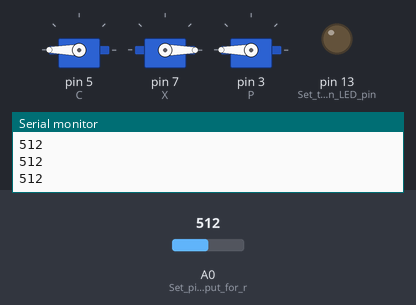
The sketch below on a simulated Arduino Uno, built with avr-gcc and run on an emulated ATmega328P. On the bench: 3 × servo, output pins drawn as LEDs (lit = HIGH), the last lines printed to the serial monitor. The inputs (shaded band) are chosen by the test bench; at power-on: A0 (Set_pin_A0_as_input_for_r) = 512.

Above: at 13.2 s.
13.3 s: A0 (Set_pin_A0_as_input_for_r) set to 314
14.8 s: A0 (Set_pin_A0_as_input_for_r) set to 286
At 16.2 s:
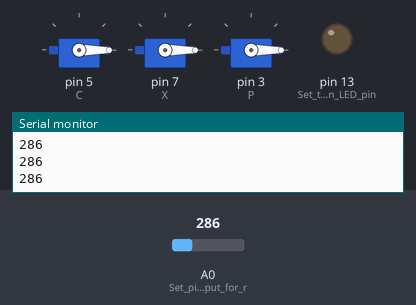
17.0 s: A0 (Set_pin_A0_as_input_for_r) set to 306
At 18.1 s:
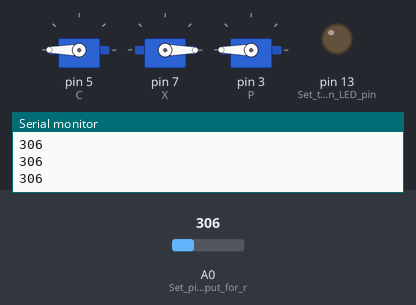
18.5 s: A0 (Set_pin_A0_as_input_for_r) set to 290
At 19.0 s:
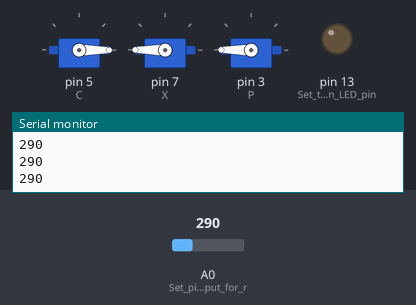
Timing chart, 0 to 21.6 s (numbered marks = the images above; inputs shaded):
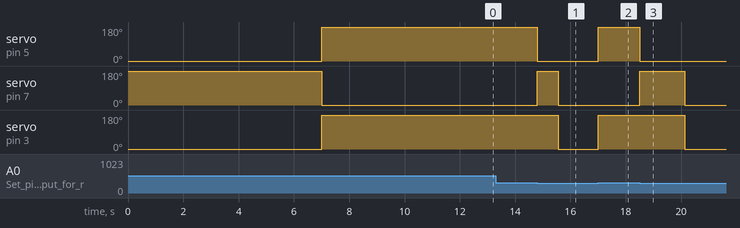

The sketch:

VVS_1.ino
```cpp
#include <Servo.h>  // Include the Servo library for controlling PWM electronic switches
Servo C, X, P;      // Define servo objects C, X, and P for controlling electronic valves and a vacuum pump

int air_delay = 0;  // Initialize an integer variable air_delay to 0 for controlling delay time
float timer = 0;    // Initialize a floating-point variable timer to 0 for timing purposes
float amount = 0;   // Initialize a floating-point variable amount to 0 for keeping track of the amount of action

void setup() {

  Serial.begin(115200);  // Start serial communication at a baud rate of 115200

  pinMode(LED_BUILTIN, OUTPUT);    // Set the built-in LED pin as an output for initialization
  digitalWrite(LED_BUILTIN, LOW);  // Turn off the built-in LED

  C.attach(5, 500, 2500);  // Attach servo C to pin 5 with pulse width limits
  C.write(0);              // Set servo C to position 0 (release air)

  X.attach(7, 500, 2500);  // Attach servo X to pin 7 with pulse width limits
  X.write(0);              // Set servo X to position 0 (exhaust air)

  P.attach(3, 500, 2500);  // Attach servo P to pin 3 with pulse width limits
  P.write(0);              // Set servo P to position 0 (vacuum pump off)

  int fsr = 0;             // Initialize an integer variable fsr to 0 for storing FSR sensor readings
  pinMode(A0, INPUT);      // Set pin A0 as input for reading FSR sensor values

  Serial.begin(9600);      // Start serial communication at a baud rate of 9600
  C.write(0);              // Set servo C to position 0
  X.write(180);            // Set servo X to position 180 (suck in air)
  delay(7000);            // Delay for 10 seconds
  C.write(180);            // Set servo C to position 180 (inflate)
  X.write(0);              // Set servo X to position 0 (exhaust)
  P.write(180);            // Set servo P to position 180 (vacuum pump on)
  delay(5000);            // Delay for another 10 seconds
}

void loop() {

  if (Serial.available()) {
    air_delay = Serial.read();  // Read the air delay value from serial input
  }

  int fsr = analogRead(A0);  // Read the FSR sensor value from pin A0
  Serial.println(fsr);       // Print the FSR sensor value to the serial monitor

  if (fsr > 300 && timer <= 500) {  // Check FSR value and timer conditions

    pump(1, air_delay);  // Call the pump function to inflate with a given delay
    timer++;             // Increment the timer
    amount++;            // Increment the amount
  }

  if (fsr > 300 && timer >= 500) {  // Check FSR value and timer conditions

    pump(2, 1000);  // Call the pump function to stop movement with a given delay
  }

  if (fsr < 300 && amount > 0) {  // Check FSR value and amount condition

    pump(0, 1);  // Call the pump function to release air with a small delay
    amount--;      // Decrement the amount
    if (amount == 200) {
      timer = 0;  // Reset the timer if the amount is 0
      amount = 0;
    }
  }

  if (fsr < 300 && amount == 0) {  // Check FSR value and amount condition

    pump(2, 10);  // Call the pump function to stop movement with a longer delay
  }

  delay(10);  // Delay for a short period to improve simulation performance
}

void pump(int cmd, int tDelay) {
  switch (cmd) {
    case 0:           // Release air
      C.write(0);     // Set servo C to position 0 (release air)
      X.write(180);   // Set servo X to position 180 (suck in air)
      P.write(180);   // Set servo P to position 180 (vacuum pump on)
      delay(tDelay);  // Delay for the specified time
      break;

    case 1:           // Blow air
      C.write(255);   // Set servo C to position 255 (inflate)
      X.write(0);     // Set servo X to position 0 (exhaust)
      P.write(255);   // Set servo P to position 255 (vacuum pump on)
      delay(tDelay);  // Delay for the specified time
      break;

    case 2:           // No movement
      C.write(0);     // Set servo C to position 0
      X.write(0);     // Set servo X to position 0
      P.write(0);     // Set servo P to position 0
      delay(tDelay);  // Delay for the specified time
      break;
  }
}
```

Measured:
- the behaviour switches between 300 and 299 on A0 (Set_pin_A0_as_input_for_r) (found by bisection; images 0 and 1)
- after the input at 14.8 s, servo on pin 5 (C): 180° → 0° at once; servo on pin 7 (X): 0° → 180° at once, → 0° 0.75 s later; servo on pin 3 (P): 180° → 0° after 0.75 s
- after the input at 17.0 s, servo on pin 5 (C), servo on pin 3 (P): 0° → 180° at once
- after the input at 18.5 s, servo on pin 5 (C): 180° → 0° after 0.00 s instead of 3.8 s; servo on pin 7 (X): 0° → 180° at once, → 0° 1.6 s later; servo on pin 3 (P): 180° → 0° after 1.6 s instead of 3.8 s
